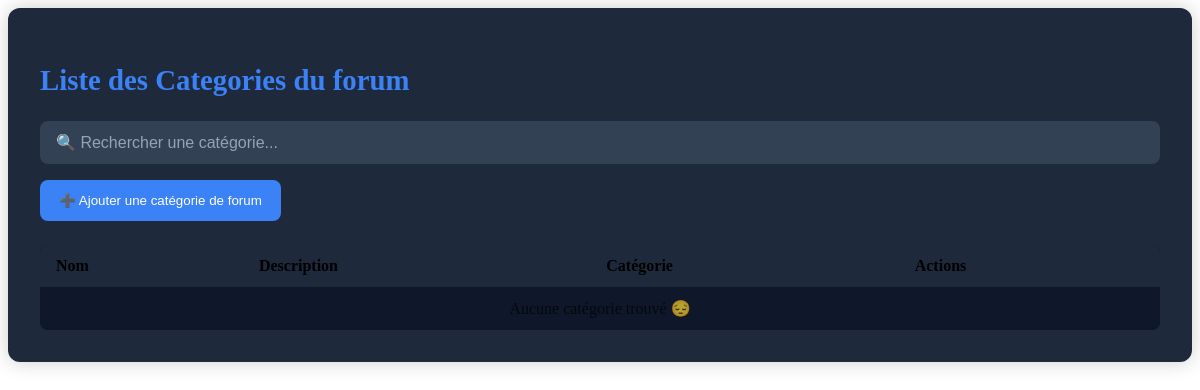
/vue/page_admin/CategorieForum.php, run on an earlier commit of the app's database.
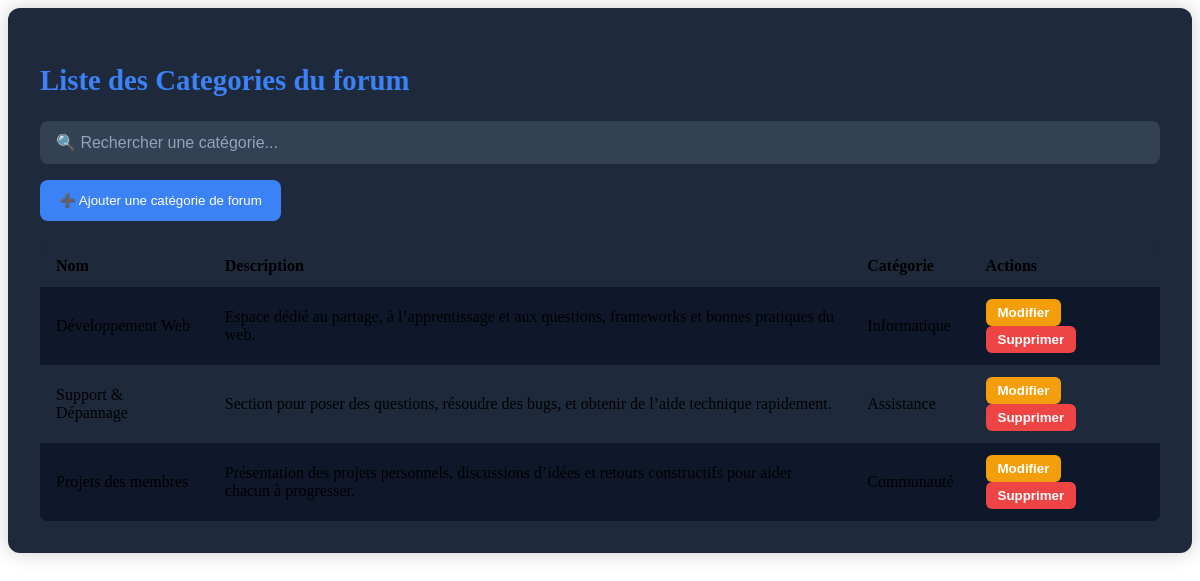
And on a later commit of the database.
### tables this page shows
CREATE TABLE IF NOT EXISTS `categorie_forum` (
  `id_categorie_forum` int NOT NULL AUTO_INCREMENT,
  `nom` varchar(100) NOT NULL,
  `description` text,
  `categorie` varchar(100) DEFAULT NULL,
  PRIMARY KEY (`id_categorie_forum`)
);

### src/repository/CategorieForumRepository.php (called while the page is built, shortened)
<?php
class CategorieForumRepository
{
    private $bdd;
    public function __construct()
    {
        $this->bdd = new \BDD();
    }
    public function listeCategorie()
    {
        $sql = 'SELECT * FROM categorie_forum';
        $req = $this->bdd->getBdd()->prepare($sql);
        $req->execute();
        return $req->fetchAll(\PDO::FETCH_ASSOC);
    }
}

### src/bdd/BDD.php (called while the page is built)
<?php
class BDD
{
    private $bdd;
    public function __construct()
    {
            $this->bdd = new PDO('mysql:host=localhost;dbname=projetlprs;charset=utf8', 'root', '');
    }
    public function getBDD()
    {
        return $this->bdd;
    }
}

### vue/page_admin/CategorieForum.php (the view, shortened to what this page needs)
<?php
require_once __DIR__ . '/../../src/repository/CategorieForumRepository.php';
require_once __DIR__ . '/../../src/bdd/BDD.php';
$repo = new CategorieForumRepository();
$listeCategorieForum = $repo->listeCategorie();
?>
<div class="admin-container">
    <h2>Liste des Categories du forum</h2>
    <input type="text" id="search" class="search-bar" placeholder="🔍 Rechercher une catégorie..." onkeyup="filter()">
    <button class="btn-ajout" onclick="window.location.href='page_admin/crud/AjoutCategorieForum.php'">
        ➕ Ajouter une catégorie de forum
    </button>
    <table>
        <thead>
        <tr>
            <th>Nom</th>
            <th>Description</th>
            <th>Catégorie</th>
            <th>Actions</th>
        </tr>
        </thead>
        <tbody>
        <?php if (!empty($listeCategorieForum)) : ?>
            <?php foreach ($listeCategorieForum as $user): ?>
                <tr>
                    <td><?= htmlspecialchars($user['nom']) ?></td>
                    <td><?= htmlspecialchars($user['description']) ?></td>
                    <td><?= htmlspecialchars($user['categorie']) ?></td>
                    <td>
                        <button class="btn-action btn-modifier" onclick="window.location.href='../vue/page_admin/crud/ModifCategorieForum.php?id=<?= $user['id_categorie_forum'] ?>'">Modifier</button>
                        <button class="btn-action btn-supprimer" onclick="if(confirm('Supprimer cet evenement ?')) window.location.href='../src/traitement/CategorieForum/TraitementSuppresionCategorieForum.php?id=<?= $user['id_categorie_forum'] ?>'">Supprimer</button>
                    </td>
                </tr>
            <?php endforeach; ?>
        <?php else: ?>
            <tr><td colspan="10" style="text-align:center; opacity:0.7;">Aucune catégorie trouvé 😔</td></tr>
        <?php endif; ?>
        </tbody>
    </table>
</div>

What changed in the data, as far as the page shows it:
added categorie_forum: nom "Développement Web", description "Espace dédié au partage, à l’apprentissage et aux questions, frameworks et bonnes pratiques du web.", categorie "Informatique"
added categorie_forum: nom "Support & Dépannage", description "Section pour poser des questions, résoudre des bugs, et obtenir de l’aide technique rapidement.", categorie "Assistance"
added categorie_forum: nom "Projets des membres", description "Présentation des projets personnels, discussions d’idées et retours constructifs pour aider chacun à progresser.", categorie "Communauté"
Also different on the page:
text no longer shown: "Aucune catégorie trouvé 😔"
